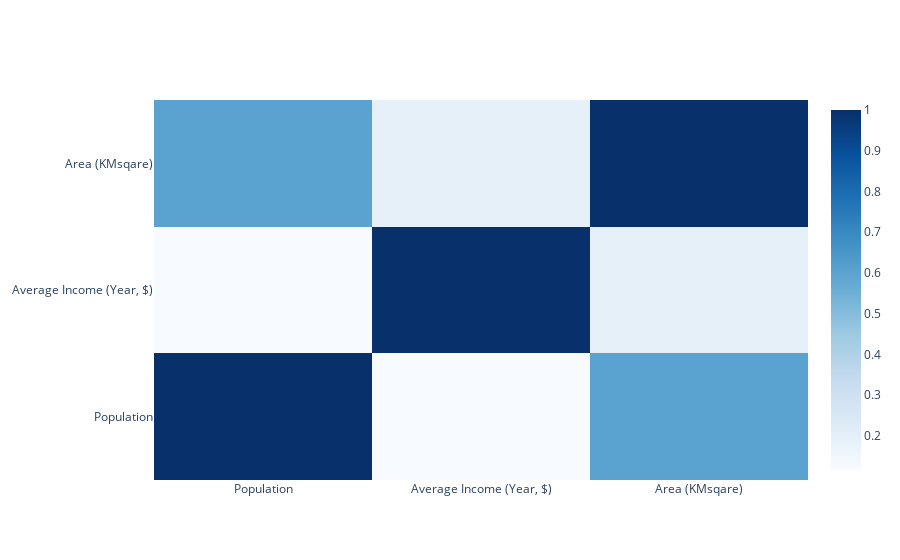

Here is the notebook cell this chart was saved with:
### Code cell
ci = cities.drop(columns="City")
cii = ci.drop(columns="Metro System")
cit = cii.corr()
fig = go.Figure()
fig.add_trace(go.Heatmap(x=cit.columns, y=cit.index, z=cit, colorscale='Blues'))
fig

### Figure 1 — Plotly figure (JSON) as saved in the notebook; plotly's stock layout.template omitted (floating-point values rounded to 4 significant figures)
{"data": [{"colorscale": [[0, "rgb(247,251,255)"], [0.125, "rgb(222,235,247)"], [0.25, "rgb(198,219,239)"], [0.375, "rgb(158,202,225)"], [0.5, "rgb(107,174,214)"], [0.625, "rgb(66,146,198)"], [0.75, "rgb(33,113,181)"], [0.875, "rgb(8,81,156)"], [1, "rgb(8,48,107)"]], "type": "heatmap", "x": ["Population", "Average Income (Year, $)", "Area (KMsqare)"], "y": ["Population", "Average Income (Year, $)", "Area (KMsqare)"], "z": [[1, 0.1162, 0.605], [0.1162, 1, 0.1945], [0.605, 0.1945, 1]]}], "layout": {}}
